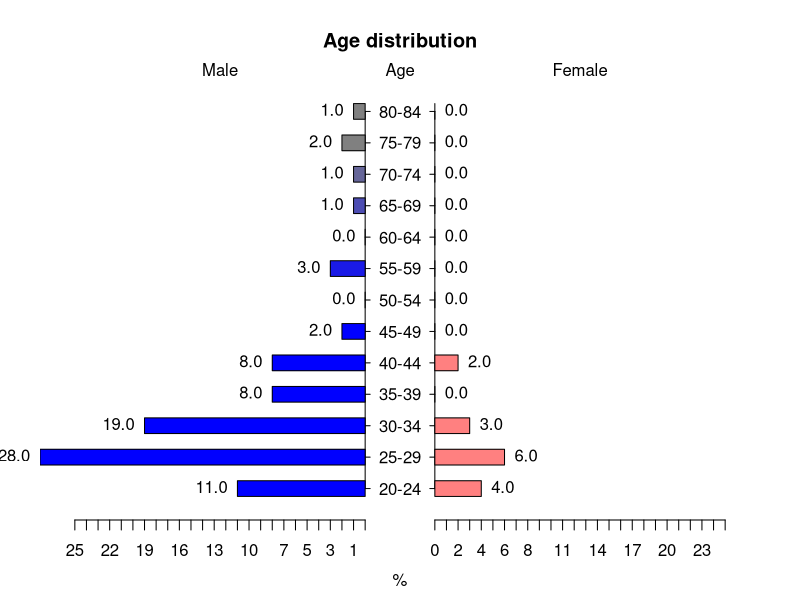

The R script that drew this image:
library(plotrix)
data <- read.csv("age.csv")
agebreaks <- c(0,1,5,10,15,20,25,30,35,40,45,50,55,60,65,70,75,80,85,500)
agelabels <- c("0-1","1-4","5-9","10-14","15-19","20-24","25-29","30-34",
               "35-39","40-44","45-49","50-54","55-59","60-64","65-69",
               "70-74","75-79","80-84","85+")

data$age_grouping <- cut(data$Age, breaks = agebreaks, labels = agelabels)
library(plyr)
c <- count(data, "age_grouping")
female <- data[data$Gender == 'Female',]
male <- data[data$Gender == 'Male',]

male$age_grouping <- cut(male$Age, breaks = agebreaks, labels = agelabels)
female$age_grouping <- cut(female$Age, breaks = agebreaks, labels = agelabels)
#write.csv(file="male.csv", male)
#write.csv(file="female.csv", female)
class(c)
male_count <- count(male, "age_grouping")
female_count <- count(female, "age_grouping")

xy.pop<-c(11, 28, 19, 8, 8, 2, 0,  3, 0,  1, 1, 2, 1)
xx.pop<-c(4, 6, 3, 0, 2, 0, 0, 0, 0, 0, 0, 0, 0)
agelabels<-c("20-24","25-29","30-34",
             "35-39","40-44","45-49","50-54","55-59","60-64","65-69","70-74",
             "75-79","80-84")
mcol<-color.gradient(c(0,0,0.5,1),c(0,0,0.5,1),c(1,1,0.5,1),18)
fcol<-color.gradient(c(1,1,0.5,1),c(0.5,0.5,0.5,1),c(0.5,0.5,0.5,1),18)
par(mar=pyramid.plot(xy.pop,xx.pop,labels=agelabels,
                     main="Age distribution",lxcol=mcol,rxcol=fcol, space = 0.5, gap = 3,
                    show.values=TRUE))

